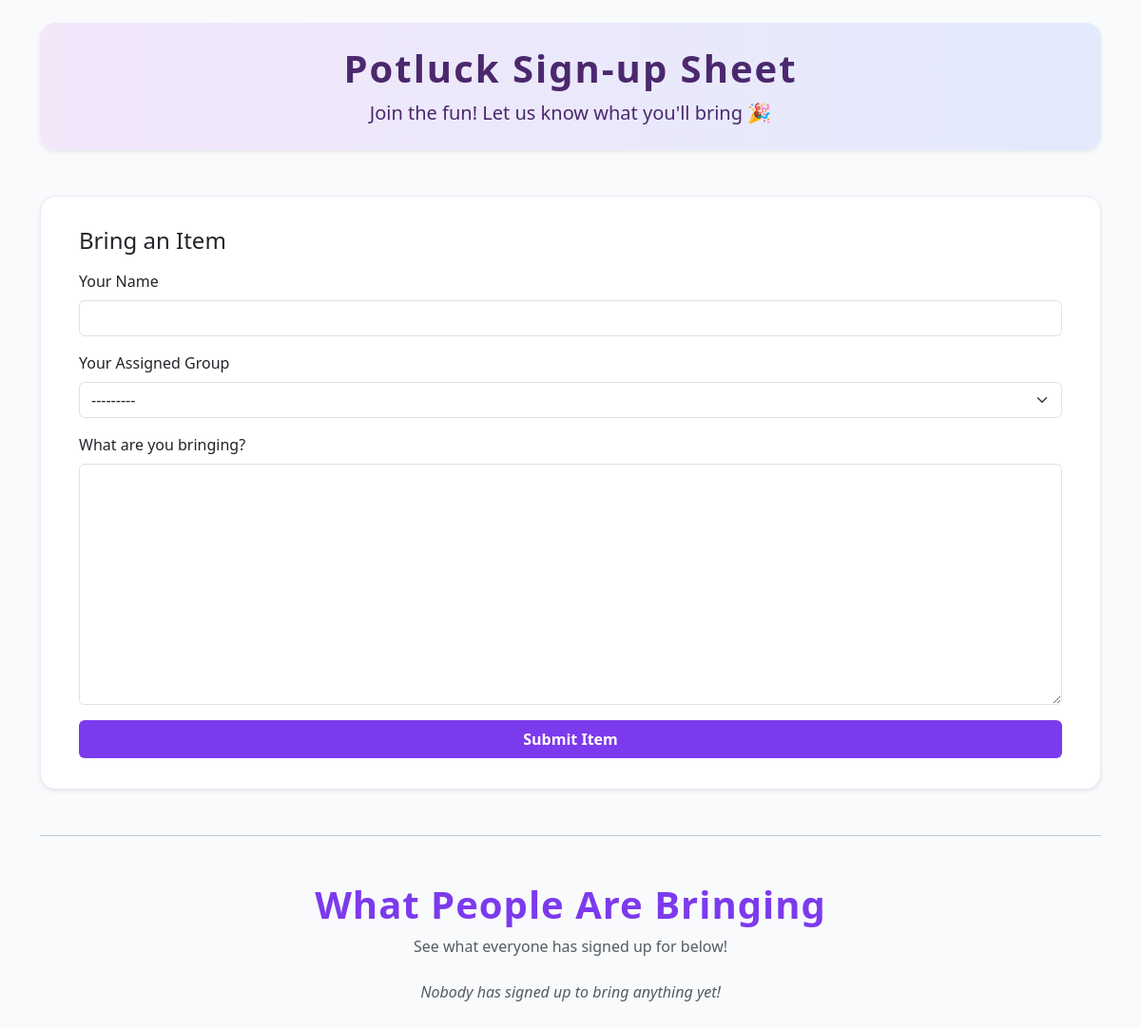
Before: / with the older database file.
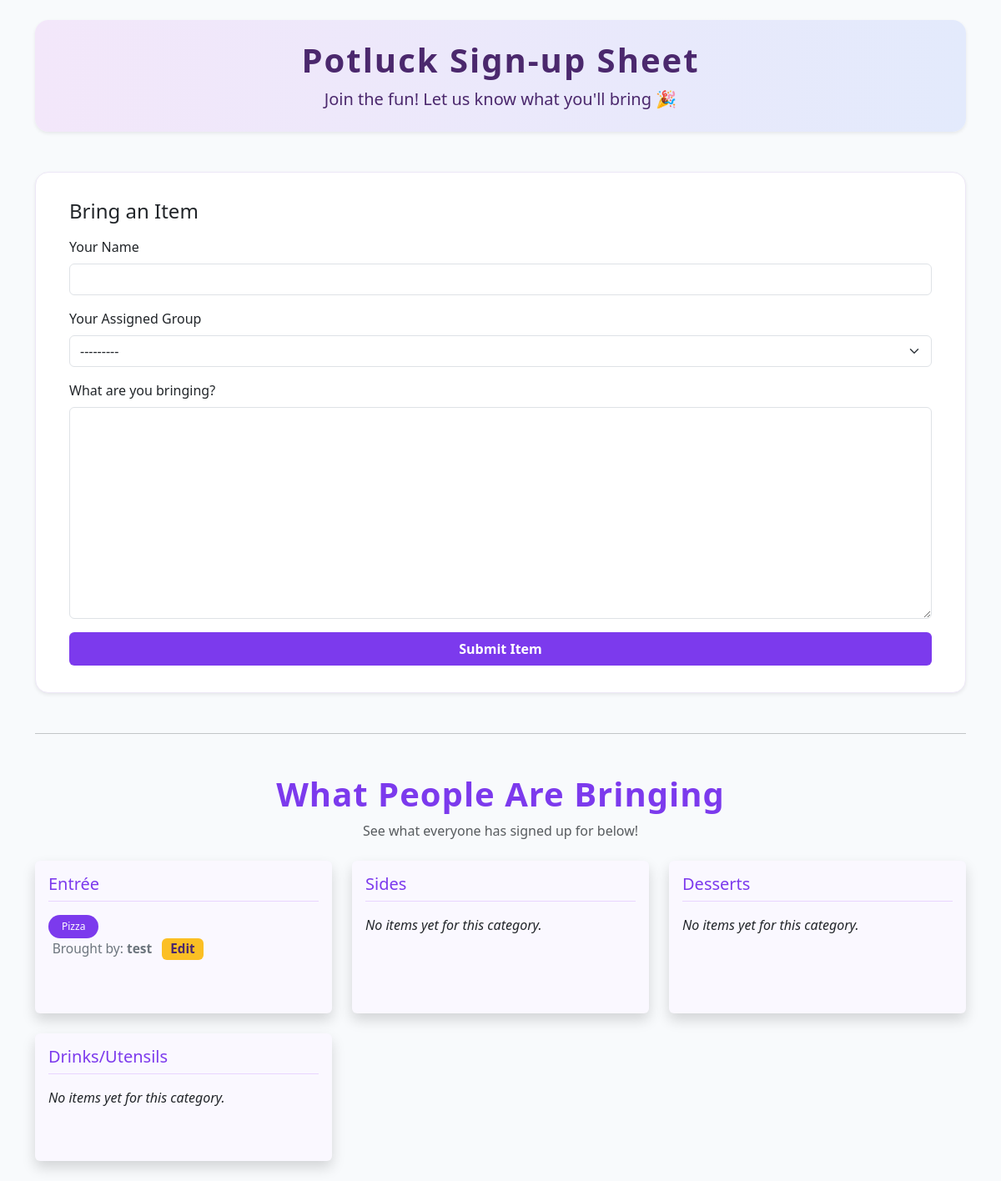
After: the same page with the newer database file.
### invites/models.py (models this page shows, shortened)
class PotluckItem(models.Model):
    submitter_name = models.CharField(
        max_length=100,
        verbose_name="Your Name"
    )
    submitter_phone = models.CharField(
        max_length=20, # Allow for different formats
        blank=True,
        null=True, # Store NULL in DB if blank
        verbose_name="Your Phone Number (Optional)"
    )
    group_name = models.CharField(
        max_length=50, # Increased max_length for longer names
        choices=GROUP_CHOICES,
        verbose_name="Your Assigned Group"
    )
    category = models.CharField(
        max_length=20,
        choices=CATEGORY_CHOICES,
    )
    item_description = models.TextField(
        verbose_name="What are you bringing?"
    )
    submitted_at = models.DateTimeField(
        auto_now_add=True,
        editable=False
    )
    class Meta:
        ordering = ['category', 'submitted_at']
        verbose_name = "Potluck Item"
        verbose_name_plural = "Potluck Items"

### invites/views.py (the view)
# urls.py: path('', views.potluck_view, name='potluck_list'),
def potluck_view(request):
    if request.method == 'POST':
        form = PotluckItemForm(request.POST)
        if form.is_valid():
            potluck_item = form.save(commit=False)
            selected_group = form.cleaned_data['group_name']
            potluck_item.category = GROUP_TO_CATEGORY_MAPPING.get(selected_group, 'Unknown') # Default if group not found
            potluck_item.save()
            return redirect('potluck_list')
    else: # GET request
        form = PotluckItemForm() # Create a new, empty form
    all_items = PotluckItem.objects.all() # Uses ordering from Meta class
    grouped_items = defaultdict(list)
    for item in all_items:
        grouped_items[item.category].append(item)
    category_order = [choice[0] for choice in CATEGORY_CHOICES]
    sorted_grouped_items = {cat: grouped_items[cat] for cat in category_order if cat in grouped_items}
    context = {
        'form': form,
        'grouped_items': sorted_grouped_items, # Pass the sorted grouped items
        'categories': category_order # Pass the category order for the template
    }
    return render(request, 'invites/potluck.html', context)

### invites/forms.py
class PotluckItemForm(forms.ModelForm):
    class Meta:
        model = PotluckItem
        fields = ['submitter_name', 'submitter_phone', 'group_name', 'item_description']
    def __init__(self, *args, **kwargs):
        super().__init__(*args, **kwargs)
        self.fields['submitter_name'].widget.attrs.update({'class': 'form-control'})
        self.fields['submitter_phone'].widget.attrs.update({'class': 'form-control'})
        self.fields['group_name'].widget.attrs.update({'class': 'form-select'})
        self.fields['item_description'].widget.attrs.update({'class': 'form-control'})

### invites/templatetags/invite_tags.py (called while the page is built)
@register.filter
def get_item(dictionary, key):
    return dictionary.get(key)

### invites/templates/invites/potluck.html (shortened to what this page needs)
<!DOCTYPE html>
{% load invite_tags %}
<html lang="en">
<head>
    <link href="https://cdn.jsdelivr.net/npm/bootstrap@5.3.2/dist/css/bootstrap.min.css" rel="stylesheet">
</head>
<body>
    <div class="container py-4">
        <div class="rounded-4 shadow-sm py-4 px-3 mb-5 text-center" style="background: linear-gradient(90deg, #f3e7fa 0%, #e3eafc 100%); color: #4b286d;">
    <h1 class="fw-bold mb-0" style="letter-spacing: 2px; color: #4b286d;">Potluck Sign-up Sheet</h1>
    <div class="lead mt-2">Join the fun! Let us know what you'll bring 🎉</div>
</div>
        <div class="form-container mx-auto mb-5 shadow-sm" style="background: #fff; border: 1px solid #ede7f6;">
            <h2 class="h4 mb-3">Bring an Item</h2>
            <form method="post" novalidate>
                <div class="mb-3">
                    <label for="{{ form.submitter_name.id_for_label }}" class="form-label">{{ form.submitter_name.label }}</label>
                    {{ form.submitter_name }}
                </div>
                <div class="mb-3">
                    <label for="{{ form.group_name.id_for_label }}" class="form-label">{{ form.group_name.label }}</label>
                    {{ form.group_name }}
                </div>
                <div class="mb-3">
                    <label for="{{ form.item_description.id_for_label }}" class="form-label">{{ form.item_description.label }}</label>
                    {{ form.item_description }}
                </div>
                <button type="submit" class="btn w-100 py-2 fw-semibold" style="background: #7c3aed; color: #fff; border: none;">Submit Item</button>
            </form>
        </div>
        <hr>
        <div class="text-center mb-4 mt-5">
    <h1 class="fw-bold" style="color:#7c3aed; letter-spacing: 1px;">What People Are Bringing</h1>
    <p class="text-muted mb-0">See what everyone has signed up for below!</p>
</div>
        {% if grouped_items %}
            <div class="row g-4">
    {% for category in categories %}
        <div class="col-12 col-md-6 col-lg-4">
            <div class="category-section card border-0 shadow h-100" style="background: #faf8ff;">
    <div class="card-body">
        <h2 class="h5 mb-3 pb-2 border-bottom" style="color: #7c3aed; border-color: #e9d5ff !important;">{{ category }}</h2>
        <ul class="list-unstyled">
            {% if category in grouped_items %}
                {% for item in grouped_items|get_item:category %}
                    <li class="mb-3">
                        <span class="item-name badge rounded-pill px-3 py-2" style="background: #7c3aed; color: #fff;">{{ item.item_description }}</span><br>
                        <span class="submitter-name text-secondary">Brought by: <span class="fw-semibold">{{ item.submitter_name }}</span></span>
                        <a href="{% url 'edit_item' item.pk %}" class="edit-link text-decoration-none ms-2 badge" style="background: #fbbf24; color: #4b286d;">Edit</a>
                    </li>
                {% empty %}
                    <li><em>No items yet for this category.</em></li>
                {% endfor %}
            {% else %}
                <li><em>No items yet for this category.</em></li>
            {% endif %}
        </ul>
    </div>
</div>
        </div>
    {% endfor %}
</div>
        {% else %}
            <p class="text-center text-muted"><em>Nobody has signed up to bring anything yet!</em></p>
        {% endif %}
    </div>
</body>
</html>

### invites/templates/invites/potluck.html (style rules this page uses)
body { background-color: #f8fafc; }
.form-container { background: #fff; border-radius: 1rem; box-shadow: 0 2px 16px rgba(0,0,0,0.07); padding: 2rem 2.5rem; margin-bottom: 2.5rem; }
.edit-link { margin-left: 0.5em; font-size: 0.95em; }
.item-name { font-weight: 500; }
.submitter-name { color: #555; margin-left: 0.3em; font-size: 0.97em; }
.category-section { margin-bottom: 2rem; }

Changed rows visible on the page:
added PotluckItem: item_description "Pizza", submitter_name "test"
Other visible differences:
new list line: "Entrée"
new list line: "Sides No items yet for this category."
new list line: "Desserts No items yet for this category."
new list line: "Drinks/Utensils No items yet for this category."
text no longer shown: "Nobody has signed up to bring anything yet!"
